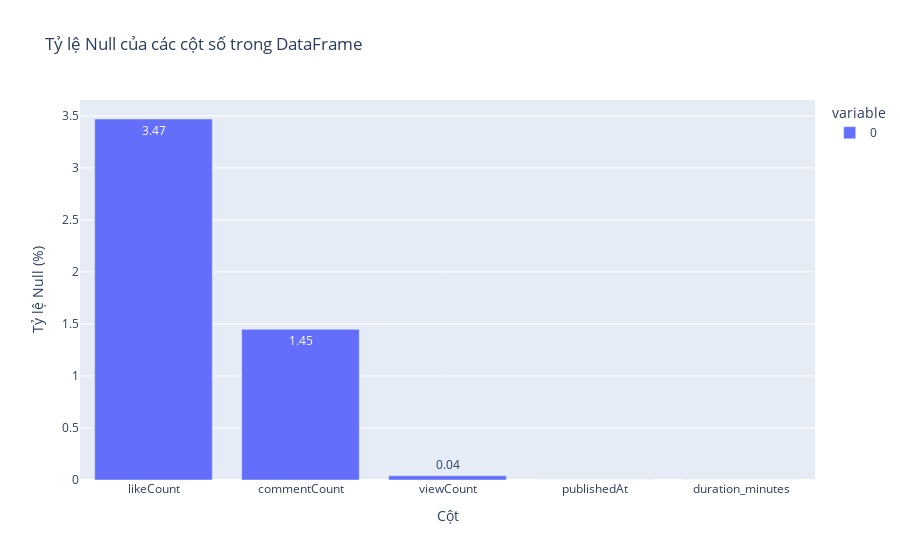

The notebook cell this image was saved under:
### Code cell
numberic_columns = df.select_dtypes(exclude=['bool','object']).columns.tolist()

#Calculate NA percent and draw plotly bar chart
na_percent = df[numberic_columns].isnull().mean().sort_values(ascending=False)
fig = px.bar(na_percent * 100,
                title='Tỷ lệ Null của các cột số trong DataFrame', 
                labels={'index': 'Cột', 'value': 'Tỷ lệ Null'},
                text=round(na_percent * 100, 2))
fig.update_layout(xaxis_title='Cột', yaxis_title='Tỷ lệ Null (%)')
fig.show()

### Figure 1 — Plotly figure (JSON) as saved in the notebook; plotly's stock layout.template omitted (floating-point values rounded to 4 significant figures)
{"data": [{"alignmentgroup": "True", "hovertemplate": "variable=0<br>Cột=%{x}<br>Tỷ lệ Null=%{y}<br>text=%{text}<extra></extra>", "legendgroup": "0", "marker": {"color": "#636efa", "pattern": {"shape": ""}}, "name": "0", "offsetgroup": "0", "orientation": "v", "showlegend": true, "text": [3.47, 1.45, 0.04, 0, 0], "textposition": "auto", "type": "bar", "x": ["likeCount", "commentCount", "viewCount", "publishedAt", "duration_minutes"], "xaxis": "x", "y": [3.47, 1.448, 0.04098, 0, 0], "yaxis": "y"}], "layout": {"barmode": "relative", "legend": {"title": {"text": "variable"}, "tracegroupgap": 0}, "title": {"text": "Tỷ lệ Null của các cột số trong DataFrame"}, "xaxis": {"anchor": "y", "domain": [0, 1], "title": {"text": "Cột"}}, "yaxis": {"anchor": "x", "domain": [0, 1], "title": {"text": "Tỷ lệ Null (%)"}}}}
